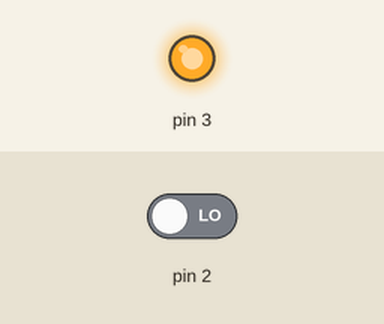
The sketch below on a simulated Arduino Uno, built with avr-gcc and run on an emulated ATmega328P. On the bench: output pins drawn as LEDs (lit = HIGH). The inputs (shaded band) are chosen by the test bench; at power-on: pin 2 LOW. What the sketch prints to the serial monitor is not drawn.

Above: at 0.1 s.
Timing chart, 0 to 1.6 s (numbered marks = the images above):
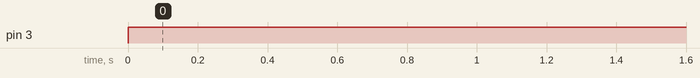

Measured:
- by itself, pin 3: LOW → HIGH at 0.00 s

The sketch:

XBEE_Sender.ino
```cpp
#include <SoftwareSerial.h>
int8_t sentByte;

SoftwareSerial mySerial(7, 6); // RX, TX

void setup() {
  // put your setup code here, to run once:
Serial.begin(9600);
mySerial.begin(9600);
pinMode(2, INPUT);
pinMode(3, OUTPUT);
}

void loop() {
digitalWrite(3, HIGH);
  // put your main code here, to run repeatedly:
if (digitalRead(2)== HIGH){
  sentByte = 1;
}
else{
  sentByte = 2;
}
  mySerial.write(sentByte);
  Serial.print("Sending Kill Status: ");
  Serial.println(sentByte);
  delay(300);
}
```
